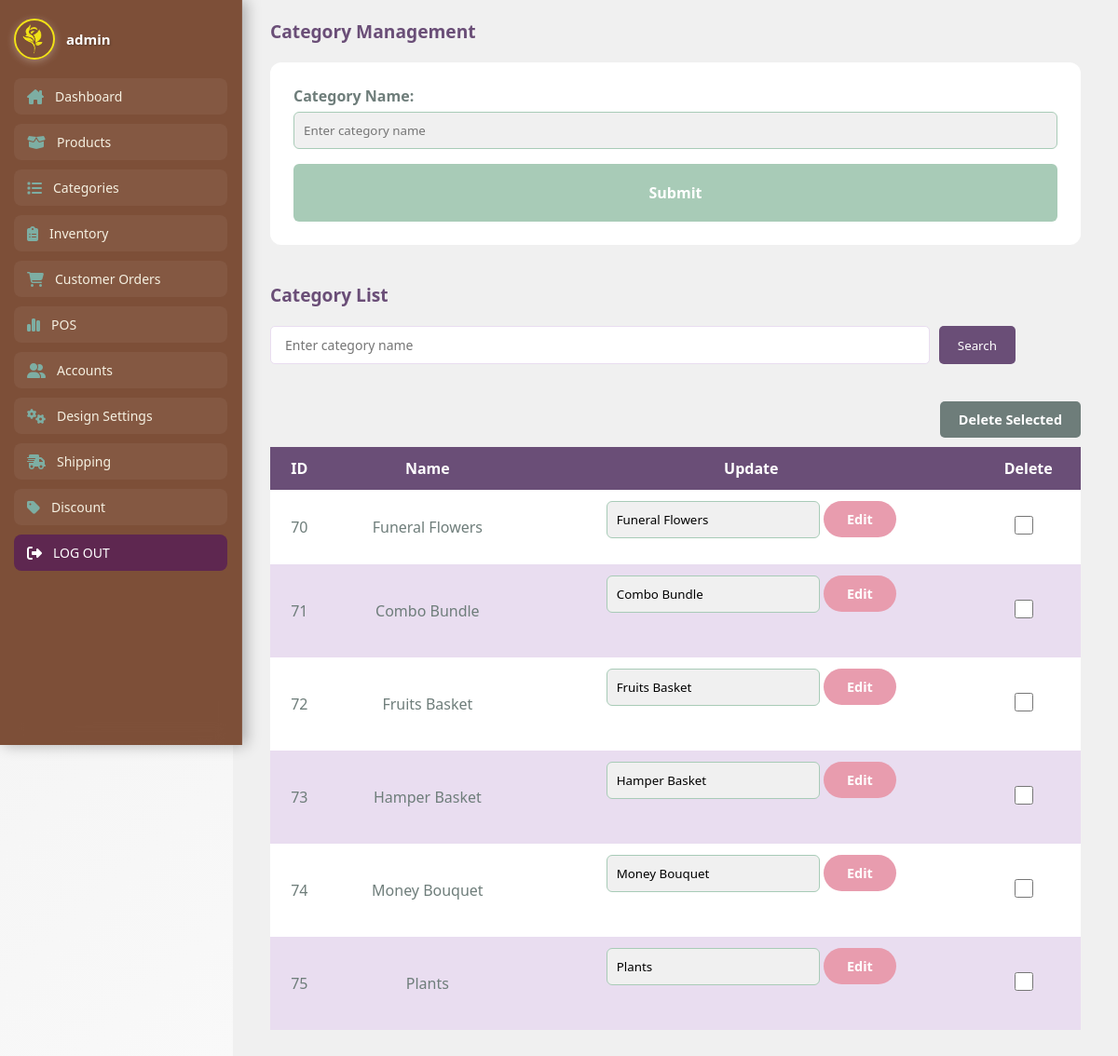
The page /php/category-management.php on the database as committed earlier.
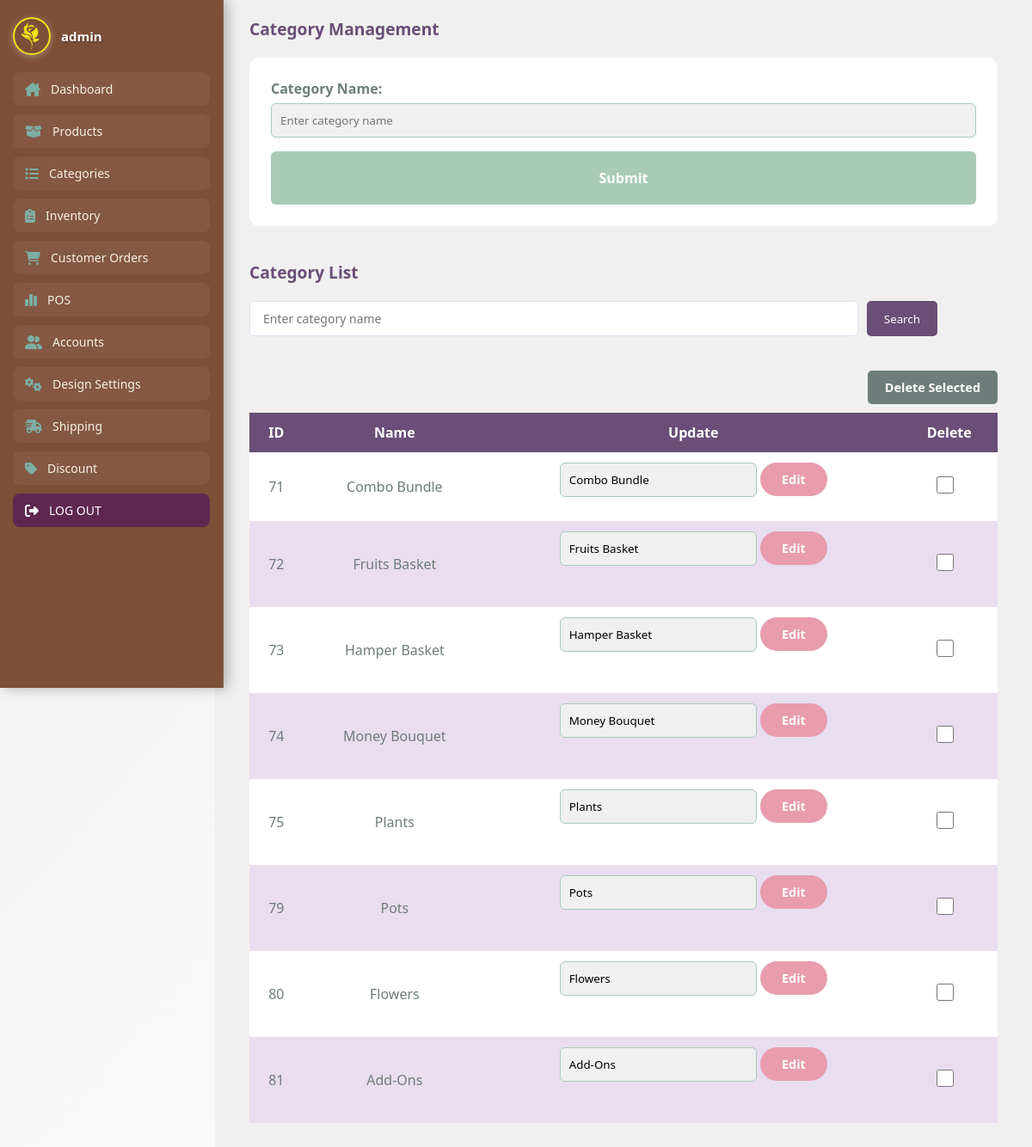
The same page on the database as committed later.
### tables this page shows
CREATE TABLE `category` (
  `id` int(11) NOT NULL,
  `category` varchar(50) NOT NULL,
  `product_count` int(11) DEFAULT 0
);

### php/category-management.php (the view, shortened to what this page needs)
<?php
include('admin-nav.php');
$searchTerm = isset($_GET['search']) ? mysqli_real_escape_string($conn, $_GET['search']) : '';
$result = mysqli_query($conn, "SELECT * FROM category WHERE category LIKE '%$searchTerm%'");
?>
<!DOCTYPE html>
<html lang="en" dir="ltr">
<head>
    <link rel="stylesheet" href="../css/category-management.css">
</head>
<body>
<div class="main-container">
    <div class="content-wrapper">
    <div class="all">
            <h1 class="text1">Category Management</h1>
            <div class="add">
                <form action="" method="post" autocomplete="off">
                    <label for="name">Category Name:</label>
                    <input type="text" name="name" id="name" required placeholder="Enter category name">
                    <button type="submit" name="submit" class="buttonProduct">Submit</button>
                </form>
            </div>
            <div class="view">
            <h1 class="text4">Category List</h1>
            <div class="table-controls">
                <form action="" method="get" class="search-form">
                    <input type="text" name="search" class="searchtxt" id="search" placeholder="Enter category name" required />
                    <button type="submit" class="btnSearch">Search</button>
                </form>
                </div>
                <form action="" method="post">
                <button type="submit" name="delete_selected" class="deletebtn">Delete Selected</button>
                    <table  cellspacing="0" cellpadding="10" class="viewTable">
                        <thead>
                            <tr class="thView">
                                <th>ID</th>
                                <th>Name</th>
                                <th>Update</th>
                                <th>Delete</th>
                            </tr>
                        </thead>
                        <tbody>
                            <?php while ($row = mysqli_fetch_assoc($result)) : ?>
                                <tr>
                                    <td><?php echo $row['id']; ?></td>
                                    <td><?php echo $row['category']; ?></td>
                                    <td>
                                        <form action="" method="post" class="inline-edit-form">
                                            <input type="text" class="edit-input" name="edit_name" value="<?php echo $row['category']; ?>" required>
                                            <button type="submit" name="edit" class="editbtn">Edit</button>
                                        </form>
                                    </td>
                                    <td>
                                        <input type="checkbox" class="delete-checkbox" name="selected_categories[]" value="<?php echo $row['id']; ?>">
                                    </td>
                                </tr>
                            <?php endwhile; ?>
                        </tbody>
                    </table>
                </form>
            </div>
    </div>
</body>
</html>

Rows that differ between the two databases and show on the page:
removed category: id "70", category "Funeral Flowers", edit_name "Funeral Flowers"
added category: id "79", category "Pots", edit_name "Pots"
added category: id "80", category "Flowers", edit_name "Flowers"
added category: id "81", category "Add-Ons", edit_name "Add-Ons"
